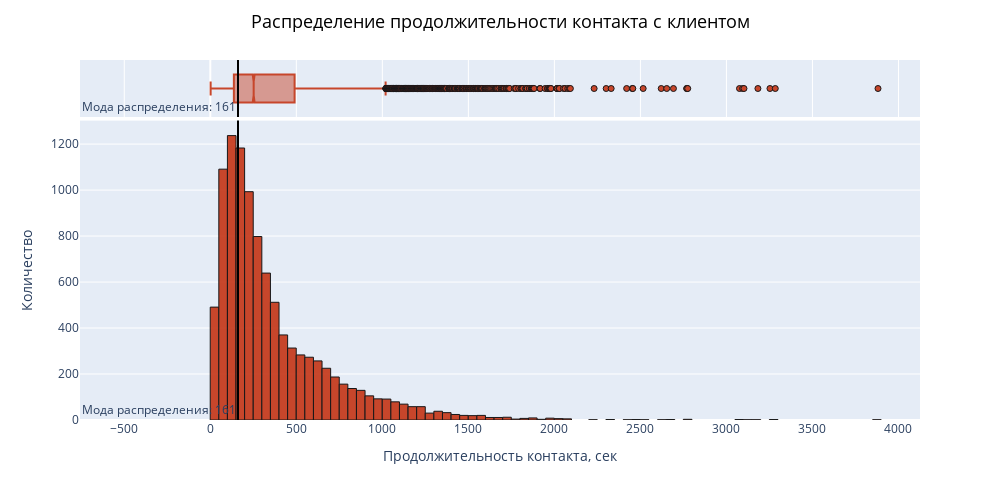

The notebook cell this image was saved under:
### Code cell
quant_fig('duration', 'продолжительности контакта с клиентом', 'Продолжительность контакта, сек')

### Figure 1 — Plotly figure (JSON) as saved in the notebook; plotly's stock layout.template omitted (floating-point values rounded to 4 significant figures; data arrays with more than 128 entries replaced by an {"elided": "..."} marker saying what was removed)
{"data": [{"alignmentgroup": "True", "bingroup": "x", "hoverinfo": "all", "hovertemplate": "Продолжительность контакта, сек: %{x}<br> Количество: %{y}", "legendgroup": "", "marker": {"color": "rgb(196, 53, 22)", "line": {"color": "black", "width": 1}, "pattern": {"shape": ""}}, "name": "", "nbinsx": 100, "offsetgroup": "", "opacity": 0.9, "orientation": "v", "showlegend": false, "type": "histogram", "x": {"elided": "10105 int values"}, "xaxis": "x", "yaxis": "y"}, {"alignmentgroup": "True", "hoverinfo": "all", "hovertemplate": "Продолжительность контакта, сек: %{x}<br> Количество: %{y}", "legendgroup": "", "marker": {"color": "rgb(196, 53, 22)", "line": {"color": "black", "width": 1}}, "name": "", "notched": true, "offsetgroup": "", "opacity": 0.9, "showlegend": false, "type": "box", "x": {"elided": "10105 int values"}, "xaxis": "x2", "yaxis": "y2"}], "layout": {"annotations": [{"showarrow": false, "text": "Мода распределения: 161", "x": 161, "xanchor": "right", "xref": "x", "y": 0, "yanchor": "bottom", "yref": "y domain"}, {"showarrow": false, "text": "Мода распределения: 161", "x": 161, "xanchor": "right", "xref": "x2", "y": 0, "yanchor": "bottom", "yref": "y2 domain"}], "barmode": "relative", "height": 500, "legend": {"tracegroupgap": 0}, "margin": {"t": 60}, "shapes": [{"line": {"color": "black", "width": 2}, "type": "line", "x0": 161, "x1": 161, "xref": "x", "y0": 0, "y1": 1, "yref": "y domain"}, {"line": {"color": "black", "width": 2}, "type": "line", "x0": 161, "x1": 161, "xref": "x2", "y0": 0, "y1": 1, "yref": "y2 domain"}], "title": {"font": {"color": "black", "size": 18}, "text": "Распределение продолжительности контакта с клиентом", "x": 0.5, "xanchor": "center", "y": 0.97, "yanchor": "top"}, "width": 1000, "xaxis": {"anchor": "y", "domain": [0, 1], "showspikes": true, "title": {"text": "Продолжительность контакта, сек"}}, "xaxis2": {"anchor": "y2", "domain": [0, 1], "matches": "x", "showgrid": true, "showspikes": true, "showticklabels": false}, "yaxis": {"anchor": "x", "domain": [0, 0.8316], "showspikes": true, "title": {"text": "Количество"}}, "yaxis2": {"anchor": "x2", "domain": [0.8416, 1], "matches": "y2", "showgrid": false, "showline": false, "showspikes": true, "showticklabels": false, "ticks": ""}}}
